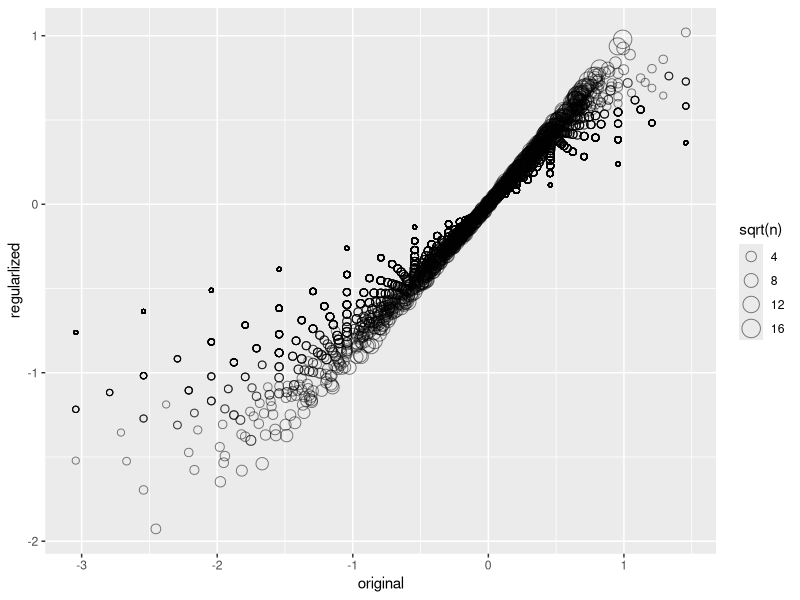
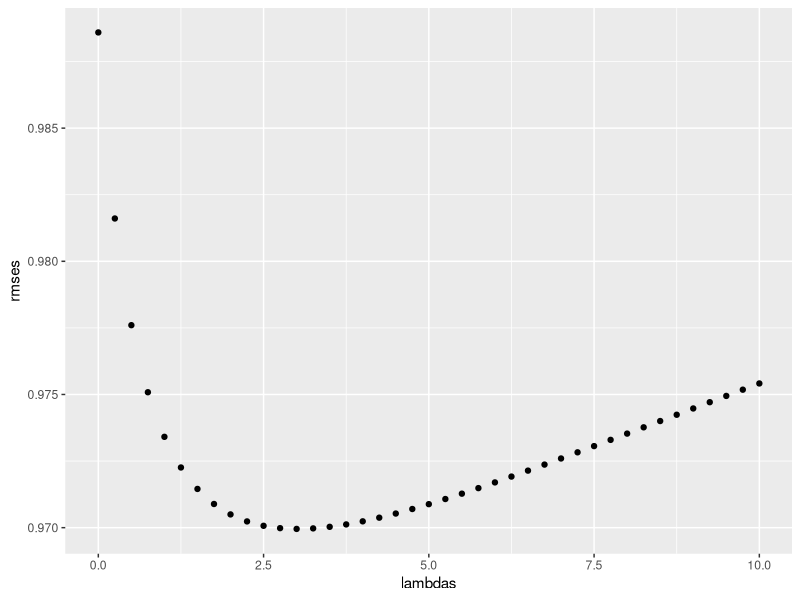
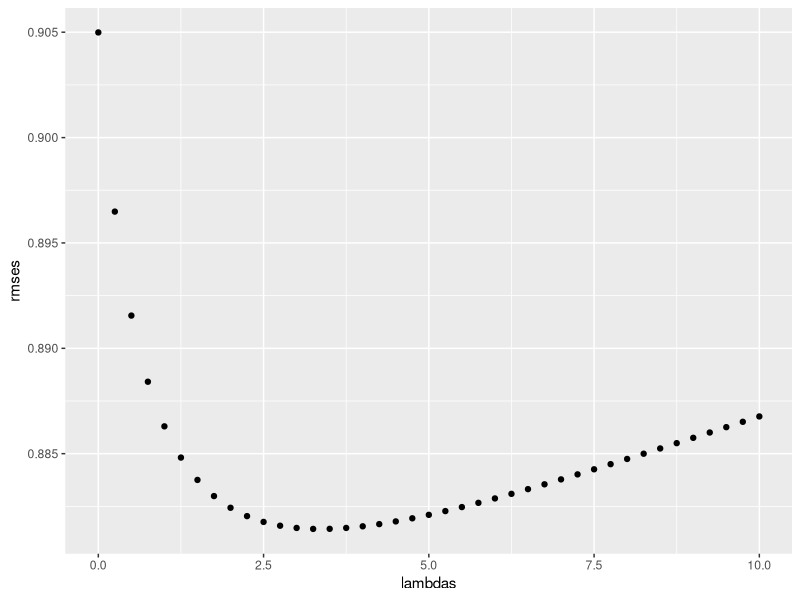
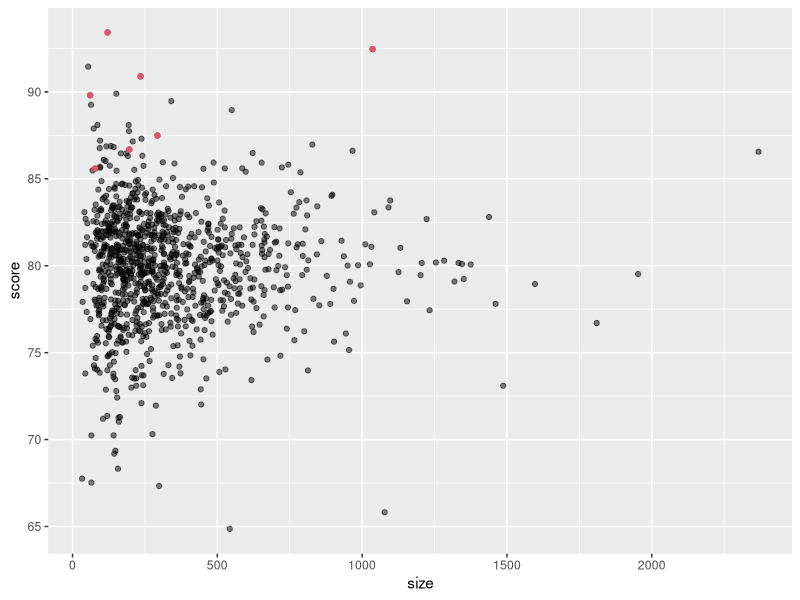

R code for these plots, in order:
### Regularization
library(dslabs)
library(tidyverse)
library(dplyr)
data("movielens")
library(caret)
set.seed(755)
test_index <- createDataPartition(y = movielens$rating, times = 1,
                                  p = 0.2, list = FALSE)
train_set <- movielens[-test_index,] # partition by row
test_set <- movielens[test_index,]

# remove users and movies not in train set
test_set <- test_set %>%
  semi_join(train_set, by = "movieId") %>%
  semi_join(train_set, by = "userId")

# compute mu and movie_avgs
mu <- mean(train_set$rating)
movie_avgs <- train_set %>%
  group_by(movieId) %>%
  summarise(b_i = mean(rating - mu))

# create database connecting movieId to movie title
movie_titles <- movielens %>%
  select(movieId, title) %>%
  distinct()

# Effect of lambda
lambda <- 3
mu <- mean(train_set$rating)
movie_reg_avgs <- train_set %>% 
  group_by(movieId) %>% 
  summarize(b_i = sum(rating - mu)/(n()+lambda), n_i = n()) 

data_frame(original = movie_avgs$b_i, 
           regularlized = movie_reg_avgs$b_i, 
           n = movie_reg_avgs$n_i) %>%
  ggplot(aes(original, regularlized, size=sqrt(n))) + 
  geom_point(shape=1, alpha=0.5)

# top 10 movies after regularization
train_set %>%
  count(movieId) %>% 
  left_join(movie_reg_avgs) %>%
  left_join(movie_titles, by="movieId") %>%
  arrange(desc(b_i)) %>% 
  select(title, b_i, n) %>% 
  slice(1:10) %>% 
  knitr::kable()

# 10 worst movies after regularization
train_set %>%
  count(movieId) %>% 
  left_join(movie_reg_avgs) %>%
  left_join(movie_titles, by="movieId") %>%
  arrange(b_i) %>% 
  select(title, b_i, n) %>% 
  slice(1:10) %>% 
  knitr::kable()

# compare RMSE with earlier methods
rmse_results <- data.frame(method = "Just the average", RMSE = 1.0482202)
rmse_results <- bind_rows(rmse_results, data_frame(method = "Movie Effect Model", RMSE = 0.9862839))
rmse_results <- bind_rows(rmse_results, data_frame(method = "Movie + User Effects Model", RMSE = 0.8848688))


predicted_ratings <- test_set %>% 
  left_join(movie_reg_avgs, by='movieId') %>%
  mutate(pred = mu + b_i) %>%
  .$pred

model_3_rmse <- RMSE(predicted_ratings, test_set$rating)
rmse_results <- bind_rows(rmse_results,
                          data_frame(method="Regularized Movie Effect Model",  
                                     RMSE = model_3_rmse ))
rmse_results %>% knitr::kable()

# using cv to choose lambda
lambdas <- seq(0, 10, 0.25)

mu <- mean(train_set$rating)
just_the_sum <- train_set %>% 
  group_by(movieId) %>% 
  summarize(s = sum(rating - mu), n_i = n())

rmses <- sapply(lambdas, function(l){
  predicted_ratings <- test_set %>% 
    left_join(just_the_sum, by='movieId') %>% 
    mutate(b_i = s/(n_i+l)) %>%
    mutate(pred = mu + b_i) %>%
    .$pred
  return(RMSE(predicted_ratings, test_set$rating))
})
qplot(lambdas, rmses)  
lambdas[which.min(rmses)] # 3

# using full cv to choose lambda
lambdas <- seq(0, 10, 0.25)

rmses <- sapply(lambdas, function(l){
  
  mu <- mean(train_set$rating)
  
  b_i <- train_set %>% 
    group_by(movieId) %>%
    summarize(b_i = sum(rating - mu)/(n()+l))
  
  b_u <- train_set %>% 
    left_join(b_i, by="movieId") %>%
    group_by(userId) %>%
    summarize(b_u = sum(rating - b_i - mu)/(n()+l))
  
  predicted_ratings <- 
    test_set %>% 
    left_join(b_i, by = "movieId") %>%
    left_join(b_u, by = "userId") %>%
    mutate(pred = mu + b_i + b_u) %>%
    .$pred
  
  return(RMSE(predicted_ratings, test_set$rating))
})

qplot(lambdas, rmses)

lambda <- lambdas[which.min(rmses)] 
lambda    # optimal lambda with full cv = 3.75

rmse_results <- bind_rows(rmse_results,
                          data_frame(method="Regularized Movie + User Effect Model",  
                                     RMSE = min(rmses)))
rmse_results %>% knitr::kable()  # rmse = 0.881



### Comprehension check: Regularization
## 100 schools dataset, n = num students
set.seed(1986)
n <- round(2^rnorm(1000,8,1))

# true quality for each school independent of size
set.seed(1)
mu <- round(80 + 2*rt(1000, 5))
schools <- data.frame(id = paste("PS", 1:100),
                      size = n,
                      quality = mu,
                      rank = rank(-mu))
# top 10 schools
schools %>% top_n(10, quality) %>% arrange(desc(quality))

# simulated test scores
set.seed(1)
scores <- sapply(1:nrow(schools), function(i){
  scores <- rnorm(schools$size[i], schools$quality[i], 30)
  scores
})
schools <- schools %>% mutate(score = sapply(scores, mean))

# Q1. What are the top schools based on the average score? Show just the ID, size, and the average score.
# Report the ID of the top school and average score of the 10th school. What is the ID of the top school?
# Note that the school IDs are given in the form "PS x" - where x is a number. Report the number only.

top10_score <- schools %>% top_n(10, score) %>% arrange(desc(score))
top10_score

# Q2. Compare the median school size to the median school size of the top 10 schools based on the score.
# What is the median school size overall?
# What is the median school size of the of the top 10 schools based on the score?
medsize_overall <- median(schools$size)
medsize_overall
medsize_top10 <- median(top10_score$size)
medsize_top10


# Q3. According to this analysis, it appears that small schools produce better test scores than large schools.
# Four out of the top 10 schools have 100 or fewer students. But how can this be? We constructed the 
# simulation so that quality and size were independent. Repeat the exercise for the worst 10 schools.
# What is the median school size of the bottom 10 schools based on the score?

btm10_score <- schools %>% top_n(-10, score) %>% arrange(score)
btm10_score
medsize_btm10 <- median(btm10_score$size)
medsize_btm10


# Q4. Answer
schools %>% ggplot(aes(size, score)) +
  geom_point(alpha = 0.5) +
  geom_point(data = filter(schools, rank<=10), col = 2)


# Q5. Let's use regularization to pick the best schools. Remember regularization shrinks deviations from the 
# average towards 0. To apply regularization here, we first need to define the overall average for all 
# schools, using the following code:

overall <- mean(sapply(scores, mean))

# Then, we need to define, for each school, how it deviates from that average. Write code that estimates the 
# score above the average for each school but dividing by n+alpha  instead of n, with n the schools size and
# alpha the regularization parameters. Try alpha=25. What is the ID of the top school with regularization?

reg_schools <- schools %>% select(id, size, score) %>%
  mutate(b_i = (score - overall)*size/(size+25)) %>%
  mutate(reg_score = overall + b_i)

top10_reg_schools <- reg_schools %>% top_n(10, reg_score) %>% arrange(desc(reg_score))
top10_reg_schools
